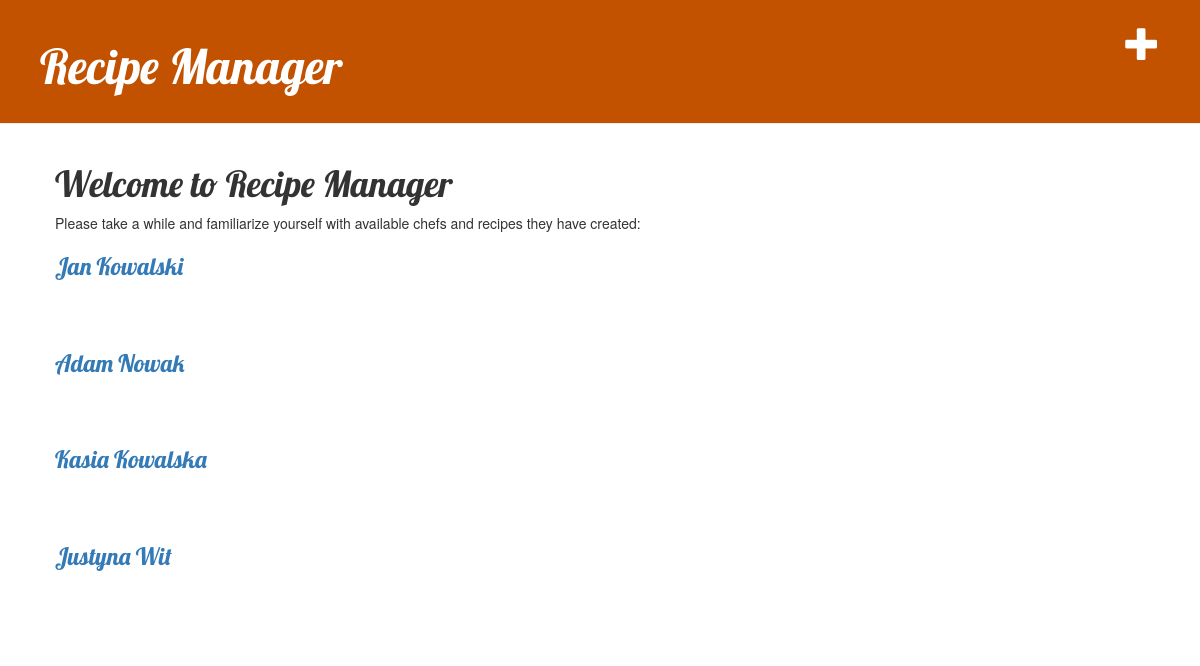
The page /chefs (signed in) on the database its author committed.
### recipes/models/chef.py (models this page shows, shortened)
class Chef(models.Model):
    name = models.CharField(max_length=100, db_comment="The name of the chef.")
    bio = models.TextField(db_comment="A brief biography or description of the chef.")

### recipes/views/chefs_view.py (the view)
# urls.py: path('chefs', views.chefs_list, name='chefs_list'),
def chefs_list(request):
    try:
        chefs = Chef.objects.all()
        return render(request, 'chefs/chefs_list.html', {'chefs': chefs})
    except Http404:
        return render(request, "chefs/error.html", {"error_title": "page not found",
                                                    "error_text1": "Sorry, but the page you requested cannot be found.",
                                                    "error_text2": "Try checking the URL for errors, then hit the refresh button on your browser."})

### recipes/templates/chefs/chefs_list.html
{% extends 'recipes/home.html' %}
{% block content %}
<div>
    <h1>Welcome to Recipe Manager</h1>
    <p>Please take a while and familiarize yourself with available chefs and recipes they have created:</p>
</div>
{% for chef in chefs %}
<div class="recipe">
    <h3><a href="{% url 'chef_detail' pk=chef.pk %}">{{ chef.name }}</a></h3>
</div>
{% endfor %}
{% endblock %}

### recipes/static/css/recipes.css (style rules this page uses)
h1, h2, h3, h4 { font-family: 'Lobster', cursive; }
.recipe { margin-bottom: 70px; }

### rows shown on the page
Chef: name "Jan Kowalski"
Chef: name "Adam Nowak"
Chef: name "Kasia Kowalska"
Chef: name "Justyna Wit"
